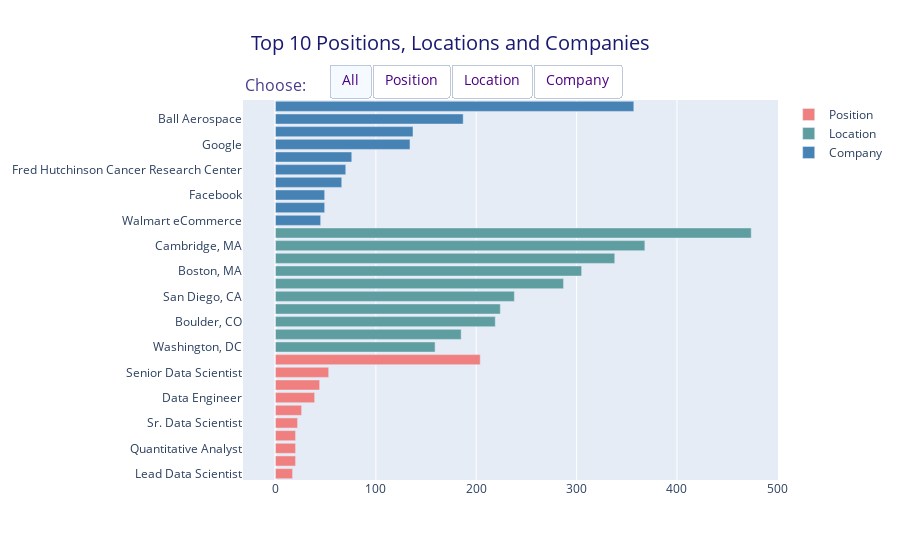

Source (notebook cell):
### Code cell
dfp = df['position'].value_counts().head(10).sort_values(ascending = True).reset_index()
dfl = df['location'].value_counts().head(10).sort_values(ascending = True).reset_index()
dfc = df['company'].value_counts().head(10).sort_values(ascending = True).reset_index()

fig = go.Figure()

fig.add_trace(go.Bar(x = dfp['position'],
                     y = dfp['index'],
                     orientation='h',
                     name = 'Position',
                     marker = dict(color = 'LightCoral')))

fig.add_trace(go.Bar(x = dfl['location'],
                     y = dfl['index'],
                     orientation='h',
                     name = 'Location',
                     marker = dict(color = 'CadetBlue')))

fig.add_trace(go.Bar(x = dfc['company'],
                     y = dfc['index'],
                     orientation='h',
                     name = 'Company',
                     marker = dict(color = 'SteelBlue')))

fig.update_layout( 
    updatemenus=[ 
        dict( 
            type = "buttons",
            direction="left", 
            pad={"r": 10, "t": 10},
            showactive=True, 
            x=0.16, 
            xanchor="left",
            y=1.12, 
            yanchor="top",
            font = dict(color = 'Indigo',size = 14),
            buttons=list([ 
                dict(label="All", 
                     method="update", 
                     args=[ {"visible": [True, True, True]}, 
                            {'showlegend' : True} 
                        ]),
                dict(label="Position", 
                     method="update", 
                     args=[ {"visible": [True, False, False]}, 
                            {'showlegend' : True} 
                        ]), 
                dict(label='Location', 
                     method="update", 
                     args=[ {"visible": [False, True, False]}, 
                            {'showlegend' : True} 
                     ]), 
                dict(label='Company', 
                     method="update", 
                     args=[ {"visible": [False, False, True]}, 
                            {'showlegend' : True}]),
            ]),
        )])

fig.update_layout(
    annotations=[
        dict(text="Choose:", showarrow=False,
             x=0, y=1.075, yref="paper", align="right",
             font=dict(size=16,color = 'DarkSlateBlue'))])

fig.update_layout(title ="Top 10 Positions, Locations and Companies",
                  title_x = 0.5,
                  title_font = dict(size = 20, color = 'MidnightBlue'))

fig.show()

### Figure 1 — Plotly figure (JSON) as saved in the notebook; plotly's stock layout.template omitted (floating-point values rounded to 4 significant figures)
{"data": [{"marker": {"color": "LightCoral"}, "name": "Position", "orientation": "h", "type": "bar", "x": [17, 20, 20, 20, 22, 26, 39, 44, 53, 204], "y": ["Lead Data Scientist", "Principal Data Scientist", "Quantitative Analyst", "Research Scientist", "Sr. Data Scientist", "Machine Learning Engineer", "Data Engineer", "Research Analyst", "Senior Data Scientist", "Data Scientist"]}, {"marker": {"color": "CadetBlue"}, "name": "Location", "orientation": "h", "type": "bar", "x": [159, 185, 219, 224, 238, 287, 305, 338, 368, 474], "y": ["Washington, DC", "Sunnyvale, CA", "Boulder, CO", "Chicago, IL", "San Diego, CA", "San Francisco, CA", "Boston, MA", "New York, NY", "Cambridge, MA", "Seattle, WA"]}, {"marker": {"color": "SteelBlue"}, "name": "Company", "orientation": "h", "type": "bar", "x": [45, 49, 49, 66, 70, 76, 134, 137, 187, 357], "y": ["Walmart eCommerce", "Broad Institute", "Facebook", "KPMG", "Fred Hutchinson Cancer Research Center", "NYU Langone Health", "Google", "Microsoft", "Ball Aerospace", "Amazon.com"]}], "layout": {"annotations": [{"align": "right", "font": {"color": "DarkSlateBlue", "size": 16}, "showarrow": false, "text": "Choose:", "x": 0, "y": 1.075, "yref": "paper"}], "autosize": true, "title": {"font": {"color": "MidnightBlue", "size": 20}, "text": "Top 10 Positions, Locations and Companies", "x": 0.5}, "updatemenus": [{"buttons": [{"args": [{"visible": [true, true, true]}, {"showlegend": true}], "label": "All", "method": "update"}, {"args": [{"visible": [true, false, false]}, {"showlegend": true}], "label": "Position", "method": "update"}, {"args": [{"visible": [false, true, false]}, {"showlegend": true}], "label": "Location", "method": "update"}, {"args": [{"visible": [false, false, true]}, {"showlegend": true}], "label": "Company", "method": "update"}], "direction": "left", "font": {"color": "Indigo", "size": 14}, "pad": {"r": 10, "t": 10}, "showactive": true, "type": "buttons", "x": 0.16, "xanchor": "left", "y": 1.12, "yanchor": "top"}], "xaxis": {"autorange": true, "range": [-28.43, 500.4], "type": "linear"}, "yaxis": {"autorange": true, "range": [-0.5, 29.5], "type": "category"}}}
